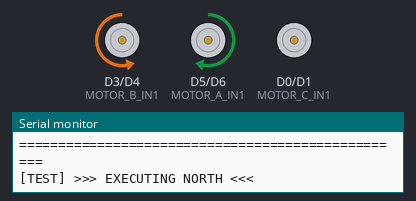
This sketch was run on a simulated ESP8266 (NodeMCU). On the bench: motor-driver pin pairs drawn as motors (green arrow = first pin HIGH = forward, orange = second pin HIGH = backward, longer = more drive), the last lines printed to the serial monitor.

Above: at 0.6 s.
At 10.6 s:
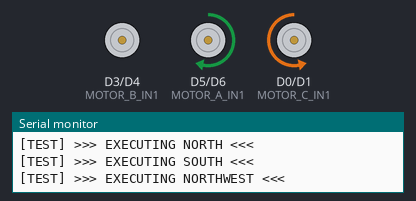
At 15.6 s:
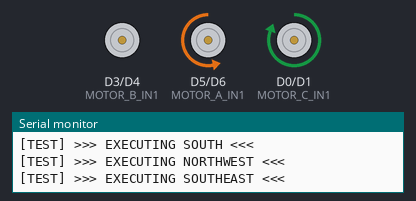
At 20.6 s:
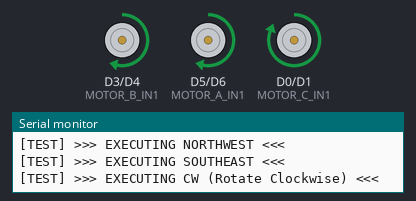
At 25.6 s:
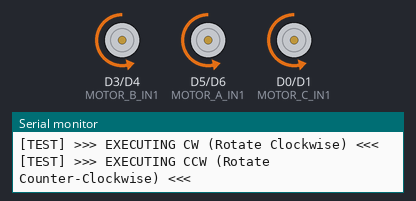
At 38.6 s:
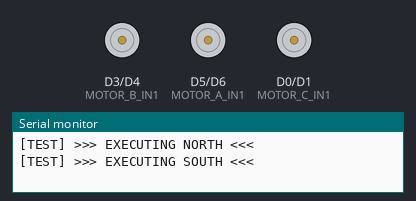
Timing chart, 0 to 40.0 s (numbered marks = the images above):
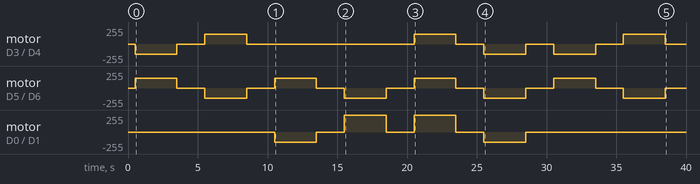

The sketch:

standalone_directions_test.ino
```cpp
/*
 * =============================================================================
 * RESQ-NET: ESP-12E Isolated Direction & Motor Test (NO WI-FI / NO API)
 * =============================================================================
 * Hardware Pin Mapping (L293D / L298N Motor Driver):
 *   - Motor A (Left Omni Wheel)  : IN1 = D5 (GPIO14), IN2 = D6 (GPIO12)
 *   - Motor B (Right Omni Wheel) : IN1 = D3 (GPIO0),  IN2 = D4 (GPIO2)
 *   - Motor C (Rear Omni Wheel)  : IN1 = D0 (GPIO16), IN2 = D1 (GPIO5)
 *
 * Description:
 *   Cycles through all 6 movement directions (NORTH, SOUTH, NORTHWEST,
 *   SOUTHEAST, CW, CCW) for 3 seconds each, with a 2-second STOP pause between.
 *   NO Wi-Fi or API needed — strictly standalone hardware test.
 * =============================================================================
 */

#include <Arduino.h>

// PWM Speed (0 to 255)
const int MOTOR_SPEED = 150;

// Motor A (Left Omni Wheel)
const int MOTOR_A_IN1 = D5;
const int MOTOR_A_IN2 = D6;

// Motor B (Right Omni Wheel)
const int MOTOR_B_IN1 = D3;
const int MOTOR_B_IN2 = D4;

// Motor C (Rear Omni Wheel)
const int MOTOR_C_IN1 = D0;
const int MOTOR_C_IN2 = D1;

void stopMotors() {
  digitalWrite(MOTOR_A_IN1, LOW);
  digitalWrite(MOTOR_A_IN2, LOW);
  digitalWrite(MOTOR_B_IN1, LOW);
  digitalWrite(MOTOR_B_IN2, LOW);
  digitalWrite(MOTOR_C_IN1, LOW);
  digitalWrite(MOTOR_C_IN2, LOW);
}

void writePin(int pin, bool state) {
  if (state) {
    if (pin == D0) {
      digitalWrite(pin, HIGH);
    } else {
      analogWrite(pin, MOTOR_SPEED);
    }
  } else {
    if (pin != D0) {
      analogWrite(pin, 0);
    }
    digitalWrite(pin, LOW);
  }
}

// -----------------------------------------------------------------------------
// DIRECTION FUNCTIONS
// -----------------------------------------------------------------------------

void executeNORTH() {
  Serial.println("[TEST] >>> EXECUTING NORTH <<<");
  writePin(MOTOR_A_IN1, true);  writePin(MOTOR_A_IN2, false);
  writePin(MOTOR_B_IN1, false); writePin(MOTOR_B_IN2, true);
  writePin(MOTOR_C_IN1, false); writePin(MOTOR_C_IN2, false);
}

void executeSOUTH() {
  Serial.println("[TEST] >>> EXECUTING SOUTH <<<");
  writePin(MOTOR_A_IN1, false); writePin(MOTOR_A_IN2, true);
  writePin(MOTOR_B_IN1, true);  writePin(MOTOR_B_IN2, false);
  writePin(MOTOR_C_IN1, false); writePin(MOTOR_C_IN2, false);
}

void executeNORTHWEST() {
  Serial.println("[TEST] >>> EXECUTING NORTHWEST <<<");
  writePin(MOTOR_A_IN1, true);  writePin(MOTOR_A_IN2, false);
  writePin(MOTOR_B_IN1, false); writePin(MOTOR_B_IN2, false);
  writePin(MOTOR_C_IN1, false); writePin(MOTOR_C_IN2, true);
}

void executeSOUTHEAST() {
  Serial.println("[TEST] >>> EXECUTING SOUTHEAST <<<");
  writePin(MOTOR_A_IN1, false); writePin(MOTOR_A_IN2, true);
  writePin(MOTOR_B_IN1, false); writePin(MOTOR_B_IN2, false);
  writePin(MOTOR_C_IN1, true);  writePin(MOTOR_C_IN2, false);
}

void executeCW() {
  Serial.println("[TEST] >>> EXECUTING CW (Rotate Clockwise) <<<");
  writePin(MOTOR_A_IN1, true);  writePin(MOTOR_A_IN2, false);
  writePin(MOTOR_B_IN1, true);  writePin(MOTOR_B_IN2, false);
  writePin(MOTOR_C_IN1, true);  writePin(MOTOR_C_IN2, false);
}

void executeCCW() {
  Serial.println("[TEST] >>> EXECUTING CCW (Rotate Counter-Clockwise) <<<");
  writePin(MOTOR_A_IN1, false); writePin(MOTOR_A_IN2, true);
  writePin(MOTOR_B_IN1, false); writePin(MOTOR_B_IN2, true);
  writePin(MOTOR_C_IN1, false); writePin(MOTOR_C_IN2, true);
}

// -----------------------------------------------------------------------------
// SETUP & MAIN LOOP
// -----------------------------------------------------------------------------
void setup() {
  Serial.begin(115200);
  delay(500);

  pinMode(MOTOR_A_IN1, OUTPUT); pinMode(MOTOR_A_IN2, OUTPUT);
  pinMode(MOTOR_B_IN1, OUTPUT); pinMode(MOTOR_B_IN2, OUTPUT);
  pinMode(MOTOR_C_IN1, OUTPUT); pinMode(MOTOR_C_IN2, OUTPUT);

  stopMotors();

  Serial.println("\n==================================================");
  Serial.println("  ESP-12E STANDALONE DIRECTION TEST (NO WI-FI)   ");
  Serial.println("==================================================");
}

void loop() {
  // 1. NORTH (3 Seconds)
  executeNORTH();
  delay(3000);
  stopMotors();
  delay(2000);

  // 2. SOUTH (3 Seconds)
  executeSOUTH();
  delay(3000);
  stopMotors();
  delay(2000);

  // 3. NORTHWEST (3 Seconds)
  executeNORTHWEST();
  delay(3000);
  stopMotors();
  delay(2000);

  // 4. SOUTHEAST (3 Seconds)
  executeSOUTHEAST();
  delay(3000);
  stopMotors();
  delay(2000);

  // 5. CW - Rotate Clockwise (3 Seconds)
  executeCW();
  delay(3000);
  stopMotors();
  delay(2000);

  // 6. CCW - Rotate Counter-Clockwise (3 Seconds)
  executeCCW();
  delay(3000);
  stopMotors();
  delay(2000);
}
```

Measured:
- by itself, motor on D5 (MOTOR_A_IN1) / D6 (MOTOR_A_IN2): repeats every 10.0 s: stopped 2.0 s, backward 150/255 3.0 s, stopped 2.0 s, forward 150/255 3.0 s
- by itself, motor on D0 (MOTOR_C_IN1) / D1 (MOTOR_C_IN2): stopped → backward 150/255 at 10.5 s, → stopped 3.0 s later, → forward 255/255 2.0 s later, → stopped 3.0 s later, … (8 changes in this stretch)
